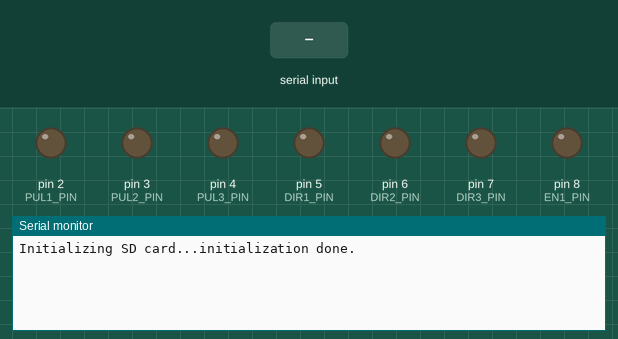
Recording of a sketch running on a simulated Arduino Uno, built with avr-gcc and run on an emulated ATmega328P. On the bench: output pins drawn as LEDs (lit = HIGH), the last lines printed to the serial monitor. The inputs (shaded band) are chosen by the test bench. Storage starts empty.

Above: at 1.3 s.
1.4 s: "G10,1\n" received over Serial
At 2.0 s:
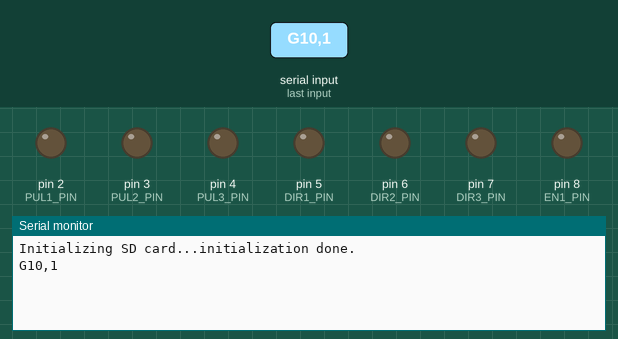
2.9 s: "X,1\n" received over Serial
At 4.1 s:
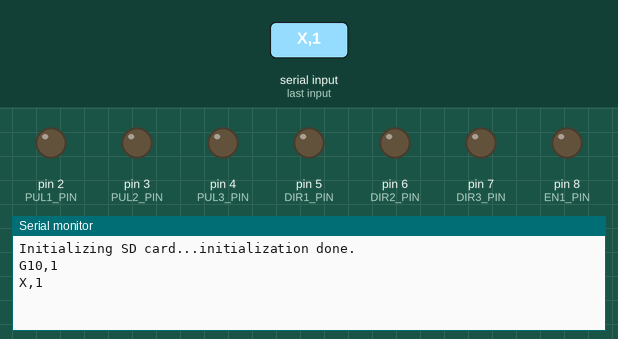
4.4 s: "Y,1\n" received over Serial
At 5.5 s:
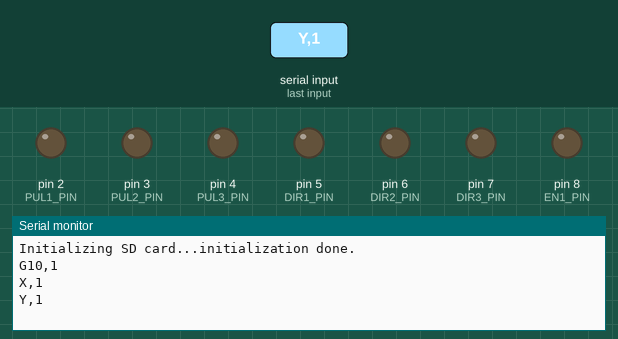

The sketch:

Stepper_Serial_Control_XYZ_SD.ino
```cpp
#include <math.h>
#include <AccelStepper.h>
#include <MultiStepper.h>
#include <stdlib.h>
#include <SPI.h>
#include <SD.h>

//driver for the axis 1 - X
#define PUL1_PIN 2
#define DIR1_PIN 5
//driver for the axis 2 - Y
#define PUL2_PIN 3
#define DIR2_PIN 6
//driver for the axis 3 - Z
#define PUL3_PIN 4
#define DIR3_PIN 7
//enable pin for the axis 1,2,3
#define EN1_PIN 8

AccelStepper stepper1(AccelStepper::DRIVER, PUL1_PIN, DIR1_PIN);
AccelStepper stepper2(AccelStepper::DRIVER, PUL2_PIN, DIR2_PIN);
AccelStepper stepper3(AccelStepper::DRIVER, PUL3_PIN, DIR3_PIN);
MultiStepper steppers;

File myFile;
const int chipSelect = 10;
String fileData = "data.txt";
int indexSD = 0;
String storedSdData[5];
String receivedString = "";

boolean en = false;
const byte numChars = 10;
char receivedChars[numChars]; // an array to store the received data
boolean newData = false;
float positions[3] = {0, 0, 0};
int microStep[3] = {16, 16, 16};
float angleStep[3] = {1.8, 1.8, 1.8};
long curSpeed = 1600;

void setup()
{
  Serial.begin(9600);
  delay(100);

  pinMode(PUL1_PIN, OUTPUT);
  pinMode(DIR1_PIN, OUTPUT);
  pinMode(PUL2_PIN, OUTPUT);
  pinMode(DIR2_PIN, OUTPUT);
  pinMode(PUL3_PIN, OUTPUT);
  pinMode(DIR3_PIN, OUTPUT);

  pinMode(EN1_PIN, OUTPUT);

  digitalWrite(DIR1_PIN, LOW);
  digitalWrite(DIR2_PIN, LOW);
  digitalWrite(DIR3_PIN, LOW);

  steppers.addStepper(stepper1);
  steppers.addStepper(stepper2);
  steppers.addStepper(stepper3);

  enableAll();

  Serial.print("Initializing SD card...");
  if (!SD.begin(chipSelect)) {
    Serial.println("initialization failed!");
  } else {
    Serial.println("initialization done.");
//    runFromSD(1, fileData) ;
  }

}

void loop()
{
  recvWithEndMarker();
  parseData(receivedChars);
}

void parseData(char * receivedChars_) {
  char g[5] = "";
  String g_ = "";
  char chars[10] = "";
  String stringValue = "";
  const char delim[2] = " ";
  if (newData == false) {
    return;
  }
  Serial.write(receivedChars_);
  Serial.write("\n");
  newData = false;
  // split the data into its parts

  char * token; // this is used by strtok() as an index

  token = strtok(receivedChars_, delim);     // get the first part - the string
  strcpy(g, token); //
  g_ = String(g);
  while (token != NULL && g_.startsWith("G10") ) {
    token  = strtok(NULL, delim); // this continues where the previous call left off
    strcpy(chars, token);
    stringValue = String(chars);
    if (stringValue.startsWith("X")) {
      positions[0] = toPosition(stringValue);

    } else if (stringValue.startsWith("Y")) {
      positions[1] = toPosition(stringValue);
    } else if (stringValue.startsWith("Z")) {
      positions[2] = toPosition(stringValue);
    }
  }

  //set speed, en, disable
  while (token != NULL && g_.startsWith("G20")) {
    token  = strtok(NULL, delim); // this continues where the previous call left off
    strcpy(chars, token);
    stringValue = String(chars);
    if (stringValue.startsWith("F")) {
      curSpeed = microStep[0] * toPosition(stringValue);
    } else if (stringValue.startsWith("E0")) {
      disableAll();
    } else if (stringValue.startsWith("E1")) {
      enableAll();
    }
  }

  if (g_.startsWith("G10")) {
    runSteppers(positions);
  } else if (g_.startsWith("G50")) {
    sd_write(fileData, receivedString.substring(4, receivedString.length())) ;
  } else if (g_.startsWith("G51")) {
    Serial.println("Remove file ");
    indexSD = 0;
    SD.remove(fileData);
  } else if (g_.startsWith("G52")) {
    Serial.println("Read file from SD and run ");
    runFromSD(1, fileData) ;
  }
}

void recvWithEndMarker() {
  static byte ndx = 0;
  char endMarker = '\n';
  char rc;
  while (Serial.available() > 0 && newData == false) {
    rc = Serial.read();

    if (rc != endMarker) {
      receivedChars[ndx] = rc;
      ndx++;
      if (ndx >= numChars) {
        ndx = numChars - 1;
      }
    }
    else {
      receivedChars[ndx] = '\0'; // terminate the string
      ndx = 0;
      newData = true;
    }
  }
  receivedString = String(receivedChars);
}

void runSteppers(float pos[3])
{

  long steps[3] = {};
  stepper1.setMaxSpeed(curSpeed);
  stepper2.setMaxSpeed(curSpeed);
  stepper3.setMaxSpeed(curSpeed);
  for (int i = 0; i < 3; i++) {

    steps[i] = pos[i] * microStep[i] / angleStep[i];
  }
  if (en) {
    steppers.moveTo(steps);
    steppers.runSpeedToPosition();
  }
}
float toPosition(String s) {
  String dataInS = s.substring(1, s.length());
  char buff[dataInS.length() + 1];
  dataInS.toCharArray(buff, dataInS.length() + 1);
  return atof(buff);
}
void enableAll() {
  digitalWrite(EN1_PIN, LOW);
  //  Serial.write("Enable");
  //  Serial.write("\n");
  en = true;
}
void disableAll() {
  digitalWrite(EN1_PIN, HIGH);
  //  Serial.write("Disable");
  //  Serial.write("\n");
  en = false;
}
void sd_write(String file, String s) {
  // open the file. note that only one file can be open at a time,
  // so you have to close this one before opening another
  indexSD++;
  Serial.println(indexSD);
  myFile = SD.open(file, FILE_WRITE);

  // if the file opened okay, write to it:
  if (myFile) {
    Serial.print("Writing to file ...");
    myFile.println(s);
    // close the file:
    myFile.close();
    Serial.println(" done.");
  } else {
    // if the file didn't open, print an error:
    Serial.println("error opening...");
  }
}
void sd_read_data(String file) {
  // re-open the file for reading:
  int index_ = 0;
  String buffer;
  myFile = SD.open(file);
  if (myFile) {
    Serial.println("Open file to read");

    // read from the file until there's nothing else in it:
    Serial.println("Read and save to array");
    while (myFile.available()) {
      index_++;
      buffer = myFile.readStringUntil('\n');
      Serial.println(buffer);
      storedSdData[index_] = buffer;
    }
    // close the file:
    myFile.close();
  } else {
    // if the file didn't open, print an error:
    Serial.println("error opening");
  }
  indexSD = index_;
}

void runFromSD(int start, String file) {
  Serial.println(file);
  sd_read_data(file);
  Serial.println("Run from save SD");
  for (int i = start; i <= indexSD; i++) {
    char chars[storedSdData[i].length() + 1];
    strcpy(chars, storedSdData[i].c_str());
    newData = true;
    Serial.print(i);
    Serial.print("\t");
    parseData(chars);
    delay(200);
  }
}
```

Measured:
- after the input at 1.4 s, the serial monitor: prints a new line at once (image 1)
- after the input at 2.9 s, the serial monitor: prints a new line at once (image 2)
- after the input at 4.4 s, the serial monitor: prints a new line at once (image 3)
